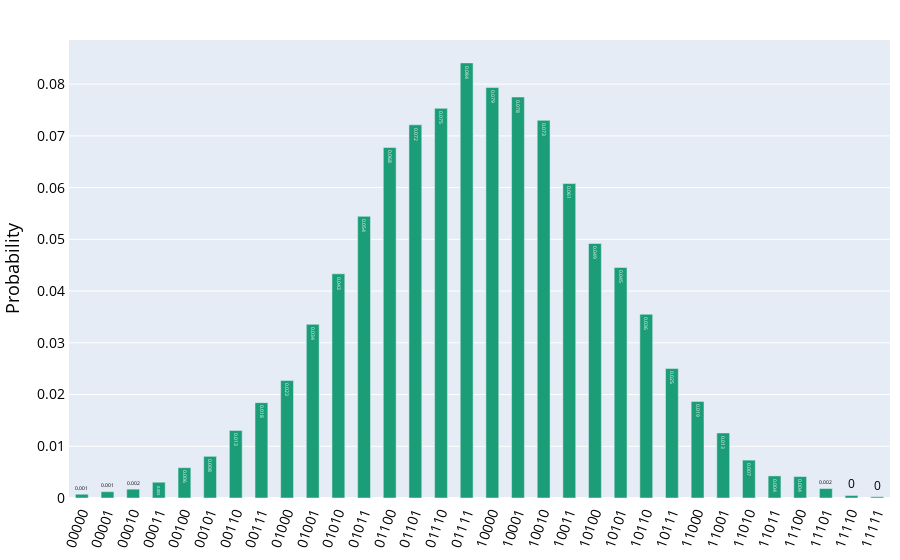

The notebook cell saved with this chart:
### Code cell
probability_distribution(counts)

### Figure 1 — Plotly figure (JSON) as saved in the notebook; plotly's stock layout.template omitted (floating-point values rounded to 4 significant figures)
{"data": [{"hoverinfo": "text", "hovertext": ["<b>00000</b><br>P = 0.001", "<b>00001</b><br>P = 0.001", "<b>00010</b><br>P = 0.002", "<b>00011</b><br>P = 0.003", "<b>00100</b><br>P = 0.006", "<b>00101</b><br>P = 0.008", "<b>00110</b><br>P = 0.013", "<b>00111</b><br>P = 0.018", "<b>01000</b><br>P = 0.023", "<b>01001</b><br>P = 0.034", "<b>01010</b><br>P = 0.043", "<b>01011</b><br>P = 0.054", "<b>01100</b><br>P = 0.068", "<b>01101</b><br>P = 0.072", "<b>01110</b><br>P = 0.075", "<b>01111</b><br>P = 0.084", "<b>10000</b><br>P = 0.079", "<b>10001</b><br>P = 0.078", "<b>10010</b><br>P = 0.073", "<b>10011</b><br>P = 0.061", "<b>10100</b><br>P = 0.049", "<b>10101</b><br>P = 0.045", "<b>10110</b><br>P = 0.036", "<b>10111</b><br>P = 0.025", "<b>11000</b><br>P = 0.019", "<b>11001</b><br>P = 0.013", "<b>11010</b><br>P = 0.007", "<b>11011</b><br>P = 0.004", "<b>11100</b><br>P = 0.004", "<b>11101</b><br>P = 0.002", "<b>11110</b><br>P = 0.0", "<b>11111</b><br>P = 0.0"], "marker": {"color": "#1b9e77"}, "name": "", "text": [0.001, 0.001, 0.002, 0.003, 0.006, 0.008, 0.013, 0.018, 0.023, 0.034, 0.043, 0.054, 0.068, 0.072, 0.075, 0.084, 0.079, 0.078, 0.073, 0.061, 0.049, 0.045, 0.036, 0.025, 0.019, 0.013, 0.007, 0.004, 0.004, 0.002, 0, 0], "textposition": "auto", "type": "bar", "width": 0.5, "x": [0, 1, 2, 3, 4, 5, 6, 7, 8, 9, 10, 11, 12, 13, 14, 15, 16, 17, 18, 19, 20, 21, 22, 23, 24, 25, 26, 27, 28, 29, 30, 31], "y": [0.0007324, 0.001221, 0.001709, 0.003052, 0.005859, 0.008057, 0.01306, 0.01843, 0.02271, 0.03357, 0.04333, 0.05444, 0.06775, 0.07214, 0.07532, 0.08411, 0.07935, 0.07751, 0.073, 0.06079, 0.04919, 0.04456, 0.03552, 0.02502, 0.01868, 0.01257, 0.007324, 0.004272, 0.00415, 0.001831, 0.0004883, 0.0002441]}], "layout": {"font": {"color": "black"}, "margin": {"b": 10, "l": 50, "r": 10, "t": 40}, "paper_bgcolor": "white", "showlegend": false, "title": {"font": {"size": 20}, "x": 0.5}, "xaxis": {"linewidth": 1, "showline": true, "tickangle": -70, "tickfont": {"size": 14}, "ticktext": ["00000", "00001", "00010", "00011", "00100", "00101", "00110", "00111", "01000", "01001", "01010", "01011", "01100", "01101", "01110", "01111", "10000", "10001", "10010", "10011", "10100", "10101", "10110", "10111", "11000", "11001", "11010", "11011", "11100", "11101", "11110", "11111"], "tickvals": [0, 1, 2, 3, 4, 5, 6, 7, 8, 9, 10, 11, 12, 13, 14, 15, 16, 17, 18, 19, 20, 21, 22, 23, 24, 25, 26, 27, 28, 29, 30, 31]}, "yaxis": {"linewidth": 1, "showline": true, "tickfont": {"size": 14}, "title": {"font": {"size": 18}, "text": "Probability"}}}}
